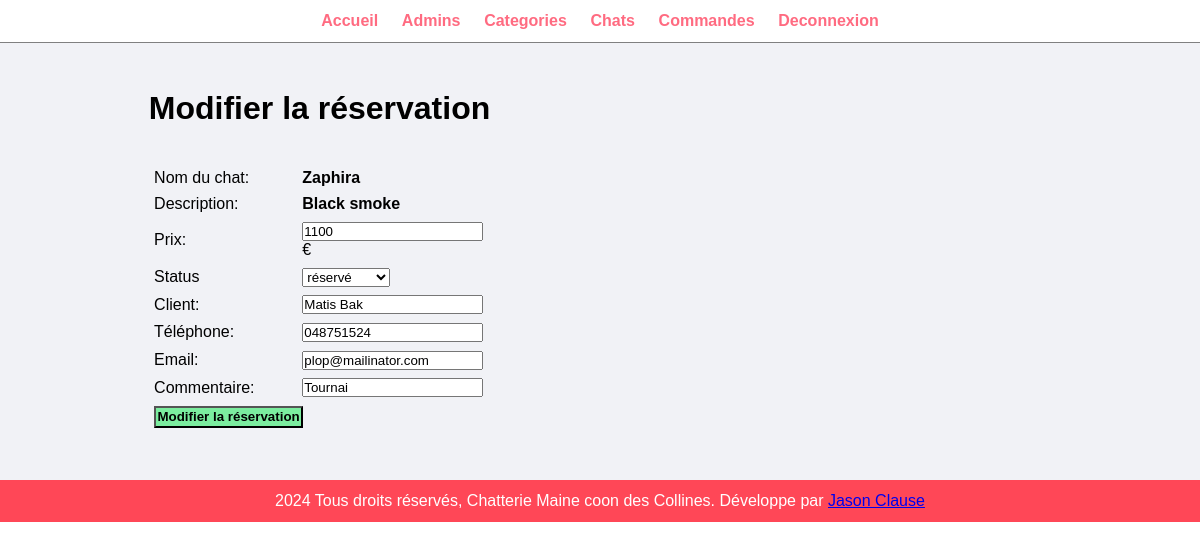
/admin/update-commande.php?id=1 (signed in), run on the app's committed database.
### tables this page shows
create table if not exists `grL_Commande`(
  `id` int unsigned not null auto_increment,
  `chat_id` int unsigned not null,
  `description` text not null,
  `dateCommande` datetime not null,
  `status` enum('commandé', 'réservé', 'adopté', 'annulé') default 'commandé',
  `nom_client` varchar(150) not null,
  `tel_client` varchar(20) not null,
  `mail_client` varchar(150) not null,
  `message_client` text,
  `notification` boolean,

  primary key(`id`),
  foreign key (`chat_id`) references `grL_Chat`(`id`)
);

create table if not exists `grL_Chat`(
  `id` int unsigned not null auto_increment,
  `nom` varchar(50) not null,
  `description` text not null,
  `dateNaissance` date not null,
  `prix` smallint unsigned,
  `nom_image` varchar(255) not null,
  `categorie_id` smallint unsigned not null,
  `status` enum('disponible', 'réservé', 'adopté', 'reproduction') default 'disponible',
  `featured` boolean not null,
  `active` boolean not null,

  primary key(`id`),
  foreign key (`categorie_id`) references `grL_Categorie`(`id`)
);

### admin/update-commande.php (the view, shortened to what this page needs)
<?php include('partials/menu.php') ?>
  <div class="main-content">
    <div class="wrapper">
      <h1>Modifier la réservation</h1><br/><br/>
      <?php
        $id=$_GET['id'];
        if(isset($id)){
          $sql2="SELECT c.id, ch.nom AS chat_nom, ch.prix AS chat_prix, ch.description AS chat_desc,
                c.chat_id, c.status, c.nom_client, c.tel_client, c.mail_client, c.message_client
              FROM grL_Commande c JOIN grL_Chat ch ON c.chat_id = ch.id
              WHERE c.id=$id
          ";
          $res2=mysqli_query($conn,$sql2);
          if($res2==true){
            $count= mysqli_num_rows($res2);
            if($count==1){
              $row= mysqli_fetch_assoc($res2);
              $chat_nom  = $row['chat_nom'];
              $chat_desc  = $row['chat_desc'];
              $chat_prix  = $row['chat_prix'];
              $status = $row['status'];
              $nom_client = $row['nom_client'];
              $tel_client = $row['tel_client'];
              $mail_client = $row['mail_client'];
              $message_client = $row['message_client'];
            }else{
              $_SESSION['update'] = "<div class='error'>Erreur, cette réservation n'a pas été trouvée.</div>";
              header('location:'.SITEURL.'admin/manage-commande.php');
            }
          }
        } else {
          header('location:'.SITEURL.'admin/manage-commande.php');
        }
      ?>
      <form action="" method="POST">
        <table class="tbl-30">
            <tr>
              <td>Nom du chat:</td>
              <td><b><?php echo $chat_nom; ?></b></td>
            </tr>
            <tr>
              <td>Description:</td>
              <td><b><?php echo $chat_desc; ?></b></td>
            </tr>
            <tr>
              <td>Prix:</td>
              <td><input type="number" name="chat_prix" value="<?php echo $chat_prix; ?>">€</td>
            </tr>
            <tr>
              <td>Status</td>
              <td>
                <select name="status">
                  <option <?php if($status=="réservé"){echo "selected";} ?> value="réservé" style="color: orange;">réservé</option>
                </select>
              </td>
            </tr>
            <tr>
              <td>Client:</td>
              <td><input type="text" name="nom_client" value="<?php echo $nom_client; ?>"></td>
            </tr>
            <tr>
              <td>Téléphone:</td>
              <td><input type="text" name="tel_client" value="<?php echo $tel_client; ?>"></td>
            </tr>
            <tr>
              <td>Email:</td>
              <td><input type="text" name="mail_client" value="<?php echo $mail_client; ?>"></td>
            </tr>
            <tr>
              <td>Commentaire:</td>
              <td><input type="text" name="message_client" value="<?php echo $message_client; ?>"></td>
            </tr>
            <tr>
              <td clospan="2">
                <input type="submit" name="submit" value="Modifier la réservation" class="btn-secondary">
              </td>
            </tr>
          </table>
        </form>
    </div>
  </div>
<?php include("partials/footer.php"); ?>

### css/admin.css (style rules this page uses)
* { margin: 0; padding: 0; font-family: Arial, Helvetica, sans-serif; }
.wrapper { padding: 1%; width: 80%; margin: 0 auto; }
.tbl-30 { width: 30%; }
table tr td { padding: 1%; }
.btn-secondary { background-color: #7bed9f; padding: 1%; color: black; text-decoration: none; font-weight: bold; }
.main-content { background-color: #f1f2f6; padding: 3%; }

### data on the page
grl_commande: chat.nom "Zaphira", chat.description "Black smoke", chat_prix "1100", status "réservé", nom_client "Matis Bak", tel_client "048751524", mail_client "plop@mailinator.com", message_client "Tournai"
